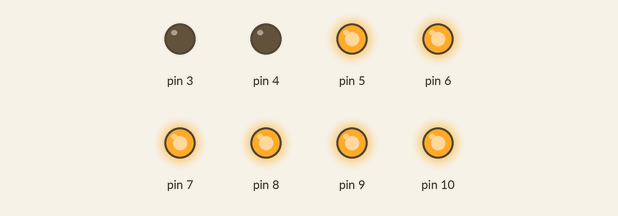
This sketch was run on a simulated Arduino Uno, built with avr-gcc and run on an emulated ATmega328P. On the bench: output pins drawn as LEDs (lit = HIGH).

Above: at 0.3 s.
At 1.3 s:
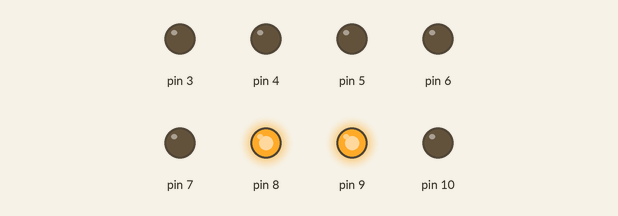
At 2.87 s:
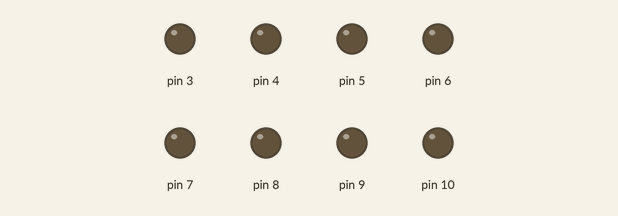
At 5.3 s:
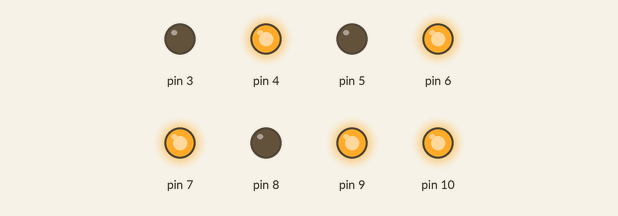
Timing chart, 0 to 6.9 s (numbered marks = the images above):
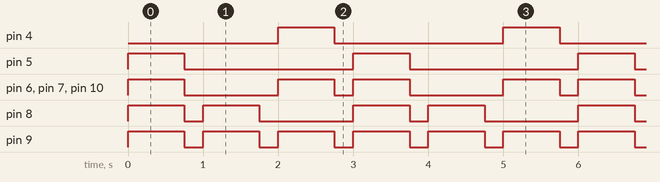

Measured:
- by itself, pin 4, pin 5: alternates HIGH for 0.75 s and LOW for 2.3 s
- by itself, pin 6, pin 7, pin 10: repeats every 3.0 s: LOW 1.3 s, HIGH 0.75 s, LOW 0.25 s, HIGH 0.75 s
- by itself, pin 8: repeats every 3.0 s: LOW 0.25 s, HIGH 0.75 s, LOW 1.3 s, HIGH 0.75 s
- by itself, pin 9: alternates HIGH for 0.75 s and LOW for 0.25 s

The sketch:

efeitoDisplayy.ino
```cpp
int i;

void setup() {
  for(i = 3; i <= 10; i++){
    pinMode(i,OUTPUT);
  }
}

void loop() {
  acende0();
  delay(750);
  limpaLeds();
  delay(250);
  acende1();
  delay(750);
  limpaLeds();
  delay(250);
  acende2();
  delay(750);
  limpaLeds();
  delay(250);
}

void acende0(){
  digitalWrite(10,HIGH);
  digitalWrite(9,HIGH);
  digitalWrite(8,HIGH);
  digitalWrite(7,HIGH);
  digitalWrite(6,HIGH);
  digitalWrite(5,HIGH);
}

void acende1(){
  digitalWrite(9,HIGH);
  digitalWrite(8,HIGH);
}

void acende2(){
  digitalWrite(10,HIGH);
  digitalWrite(9,HIGH);
  digitalWrite(4,HIGH);
  digitalWrite(7,HIGH);
  digitalWrite(6,HIGH);
}

void limpaLeds(){
	for(i = 3; i <= 10; i++){
		digitalWrite(i,LOW);
	}
}
```
